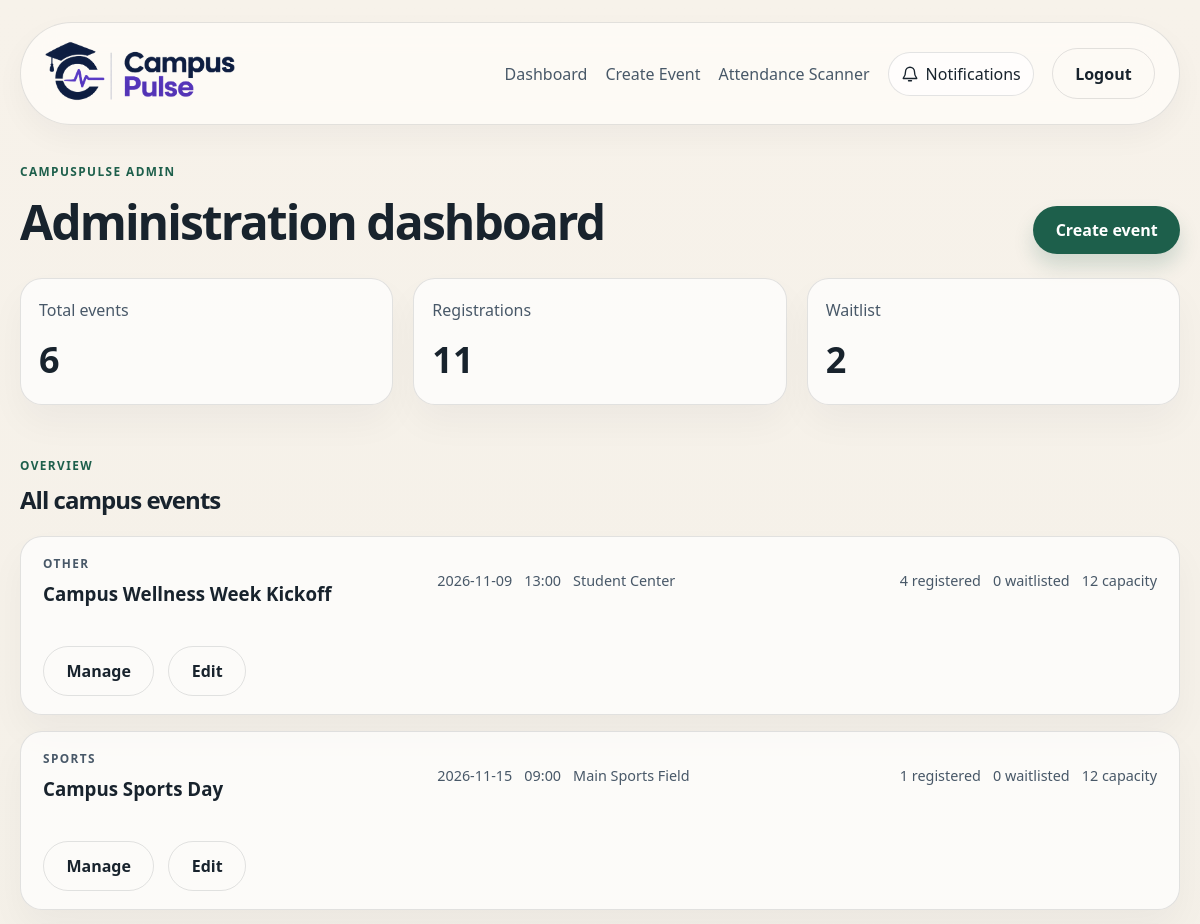
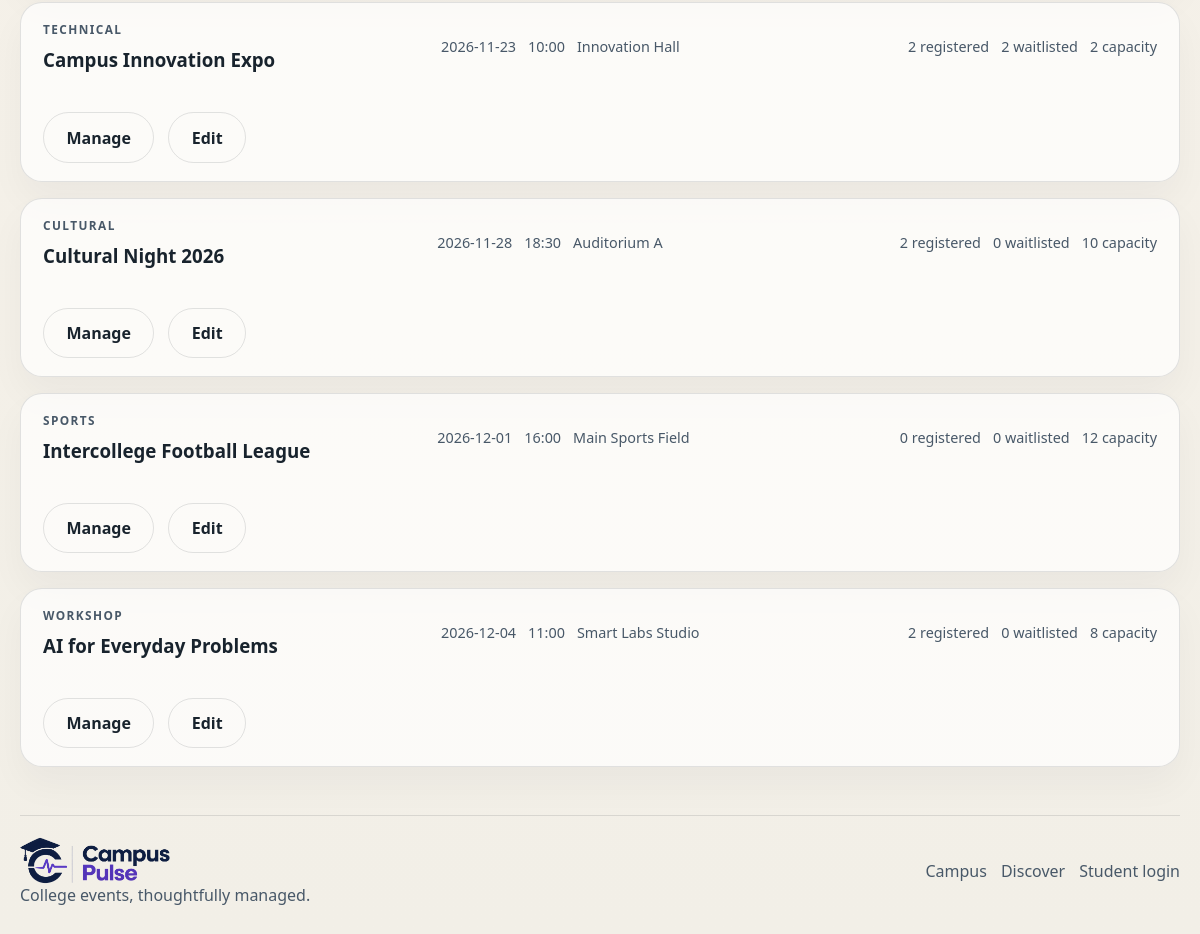
The page /admin/dashboard (signed in) on the database its author committed (2 pictures, top to bottom).
### tables this page shows
CREATE TABLE events (
                id INTEGER PRIMARY KEY AUTOINCREMENT,
                title TEXT NOT NULL,
                description TEXT NOT NULL,
                category TEXT NOT NULL,
                date TEXT NOT NULL,
                time TEXT NOT NULL,
                venue TEXT NOT NULL,
                seat_limit INTEGER NOT NULL CHECK(seat_limit > 0),
                created_by INTEGER NOT NULL,
                created_at TEXT NOT NULL DEFAULT CURRENT_TIMESTAMP, poster_path TEXT,
                FOREIGN KEY(created_by) REFERENCES users(id)
            );

### routes/admin.py (the view)
@admin_bp.route('/dashboard')
@login_required
@admin_required
def dashboard():
    with get_db_connection() as connection:
        event_rows = connection.execute(
            '''
            SELECT e.*,
                (
                    SELECT COUNT(*) FROM registrations r
                    WHERE r.event_id = e.id AND r.status = 'confirmed'
                ) AS registered_count,
                (
                    SELECT COUNT(*) FROM waitlist w
                    WHERE w.event_id = e.id
                ) AS waitlist_count
            FROM events e
            ORDER BY e.date ASC
            '''
        ).fetchall()
        stats = {
            'total_events': connection.execute('SELECT COUNT(*) AS total FROM events').fetchone()['total'],
            'student_registrations': connection.execute('SELECT COUNT(*) AS total FROM registrations').fetchone()['total'],
            'waitlist': connection.execute('SELECT COUNT(*) AS total FROM waitlist').fetchone()['total'],
        }
    events = []
    for row in event_rows:
        event = dict(row)
        event['poster_url'] = (
            url_for('student.poster_image', event_id=event['id'])
            if event['poster_path']
            else None
        )
        events.append(event)
    return render_template('admin/dashboard.html', events=events, stats=stats)

### database.py (called while the page is built)
@contextmanager
def get_db_connection():
    DATABASE_PATH.parent.mkdir(parents=True, exist_ok=True)
    connection = sqlite3.connect(DATABASE_PATH)
    connection.row_factory = sqlite3.Row
    connection.execute('PRAGMA foreign_keys = ON')
    try:
        with connection:
            yield connection
    finally:
        connection.close()

### routes/auth.py (called while the page is built)
def login_required(view):
    @wraps(view)
    def wrapped(*args, **kwargs):
        if not session.get('user_id'):
            flash('Please log in to continue.', 'error')
            return redirect(url_for('auth.login'))
        return view(*args, **kwargs)
    return wrapped

def admin_required(view):
    @wraps(view)
    def wrapped(*args, **kwargs):
        if session.get('role') != 'admin':
            flash('Administrative access is required for this page.', 'error')
            return redirect(url_for('auth.login'))
        return view(*args, **kwargs)
    return wrapped

### services/notifications.py (called while the page is built)
def get_recent_notifications(user_id, limit=5):
    with get_db_connection() as connection:
        return connection.execute(
            '''
            SELECT n.id, n.event_id, n.type, n.title, n.message, n.created_at,
                   n.read_at, e.title AS event_title, e.id AS related_event_id
            FROM notifications n
            LEFT JOIN events e ON e.id = n.event_id
            WHERE n.recipient_id = ?
            ORDER BY n.created_at DESC, n.id DESC
            LIMIT ?
            ''',
            (user_id, limit),
        ).fetchall()

def get_unread_notification_count(user_id):
    with get_db_connection() as connection:
        return connection.execute(
            'SELECT COUNT(*) AS total FROM notifications WHERE recipient_id = ? AND read_at IS NULL',
            (user_id,),
        ).fetchone()['total']

def get_notification_summary(user_id):
    return {
        'unread_count': get_unread_notification_count(user_id),
        'recent': get_recent_notifications(user_id),
    }

### templates/admin/dashboard.html (shortened to what this page needs)
{% extends 'base.html' %}
{% block content %}
  <section class="page-header reveal">
    <div>
      <p class="eyebrow">CampusPulse admin</p>
      <h1>Administration dashboard</h1>
    </div>
    <a class="button" href="{{ url_for('admin.create_event') }}">Create event</a>
  </section>
  <section class="stats-grid reveal">
    <div class="stat-card panel">
      <span>Total events</span>
      <strong>{{ stats.total_events }}</strong>
    </div>
    <div class="stat-card panel">
      <span>Registrations</span>
      <strong>{{ stats.student_registrations }}</strong>
    </div>
    <div class="stat-card panel">
      <span>Waitlist</span>
      <strong>{{ stats.waitlist }}</strong>
    </div>
  </section>
  <section class="section reveal">
    <div class="section-header">
      <div>
        <p class="eyebrow">Overview</p>
        <h2>All campus events</h2>
      </div>
    </div>
    {% if events %}
      <div class="list-stack">
        {% for event in events %}
          <article class="list-card admin-list reveal">
            <div>
              <p class="eyebrow">{{ event.category }}</p>
              <h3>{{ event.title }}</h3>
            </div>
            <div class="list-meta">
              <span>{{ event.date }}</span>
              <span>{{ event.time }}</span>
              <span>{{ event.venue }}</span>
            </div>
            <div class="list-meta subtle-metrics">
              <span>{{ event.registered_count or 0 }} registered</span>
              <span>{{ event.waitlist_count or 0 }} waitlisted</span>
              <span>{{ event.seat_limit }} capacity</span>
            </div>
            <div class="action-row">
              <a class="button button-outline" href="{{ url_for('admin.event_detail', event_id=event.id) }}">Manage</a>
              <a class="button button-outline" href="{{ url_for('admin.edit_event', event_id=event.id) }}">Edit</a>
            </div>
          </article>
        {% endfor %}
      </div>
    {% else %}
      <div class="empty-state panel">
        <h3>No events have been created yet.</h3>
        <p>Use the button above to create the first event for campus.</p>
      </div>
    {% endif %}
  </section>
{% endblock %}

### templates/base.html (shortened to what this page needs)
<!DOCTYPE html>
<html lang="en">
  <head>
    <link rel="stylesheet" href="{{ url_for('static', filename='css/style.css') }}" />
  </head>
  <body>
    <header class="topbar">
      <div class="brand-wrap">
        <a href="{{ url_for('student.home') }}" class="brand">
          <img class="brand-logo" src="{{ url_for('static', filename='images/campuspulse-logo.png') }}" alt="Campus Pulse" />
        </a>
      </div>
      <div class="nav-shell">
        <nav id="main-nav-menu" class="main-nav" aria-label="Main navigation">
          {% if current_user %}
            {% if current_user.role == 'student' %}
              <a href="{{ url_for('student.home') }}">Home</a>
              <a href="{{ url_for('student.dashboard') }}">Dashboard</a>
              <a href="{{ url_for('student.events') }}">Events</a>
              <a href="{{ url_for('student.my_registrations') }}">My Registrations</a>
              <a href="{{ url_for('student.profile') }}">My Interests</a>
              <a href="{{ url_for('student.my_qr_passes') }}">My QR Passes</a>
            {% else %}
              <a href="{{ url_for('admin.dashboard') }}">Dashboard</a>
              <a href="{{ url_for('admin.create_event') }}">Create Event</a>
              <a href="{{ url_for('admin.attendance_scanner') }}">Attendance Scanner</a>
            {% endif %}
            <div class="notification-menu" data-notifications-url="{{ url_for('notifications.recent') }}">
              <button class="notification-toggle" type="button" aria-expanded="false" aria-controls="notification-dropdown">
                <svg class="notification-bell" aria-hidden="true" viewBox="0 0 24 24">
                  <path d="M18 9a6 6 0 0 0-12 0c0 7-3 7-3 9h18c0-2-3-2-3-9M10 21h4" />
                </svg>
                <span>Notifications</span>
              </button>
            </div>
            <a class="button button-outline" href="{{ url_for('auth.logout') }}">Logout</a>
          {% else %}
            <a href="{{ url_for('student.home') }}">Home</a>
            <a href="{{ url_for('student.events') }}">Events</a>
            <a class="button button-outline" href="{{ url_for('auth.login') }}">Login</a>
            <a class="button" href="{{ url_for('auth.signup') }}">Sign Up</a>
          {% endif %}
        </nav>
      </div>
    </header>
    <main class="page-shell">
      {% block content %}{% endblock %}
    </main>
    <footer class="site-footer">
      <div>
        <img class="footer-logo" src="{{ url_for('static', filename='images/campuspulse-logo.png') }}" alt="Campus Pulse" />
        <span>College events, thoughtfully managed.</span>
      </div>
      <div class="footer-links">
        <a href="{{ url_for('student.home') }}">Campus</a>
        <a href="{{ url_for('student.events') }}">Discover</a>
        <a href="{{ url_for('auth.login') }}">Student login</a>
      </div>
    </footer>
  </body>
</html>

### rows shown on the page
events: category "OTHER", title "Campus Wellness Week Kickoff", date "2026-11-09", time "13:00", venue "Student Center", registered_count "4", waitlist_count "0", seat_limit "12"
events: category "SPORTS", title "Campus Sports Day", date "2026-11-15", time "09:00", venue "Main Sports Field", created_by "1", waitlist_count "0", seat_limit "12"
events: category "TECHNICAL", title "Campus Innovation Expo", date "2026-11-23", time "10:00", venue "Innovation Hall", seat_limit "2"
events: category "CULTURAL", title "Cultural Night 2026", date "2026-11-28", time "18:30", venue "Auditorium A", id "2", waitlist_count "0", seat_limit "10"
events: category "SPORTS", title "Intercollege Football League", date "2026-12-01", time "16:00", venue "Main Sports Field", registered_count "0", waitlist_count "0", seat_limit "12"
events: category "WORKSHOP", title "AI for Everyday Problems", date "2026-12-04", time "11:00", venue "Smart Labs Studio", registered_count "2", waitlist_count "0", seat_limit "8"

### other values the page prints
{{ stats.total_events }} "6"
{{ stats.student_registrations }} "11"
{{ stats.waitlist }} "2"
